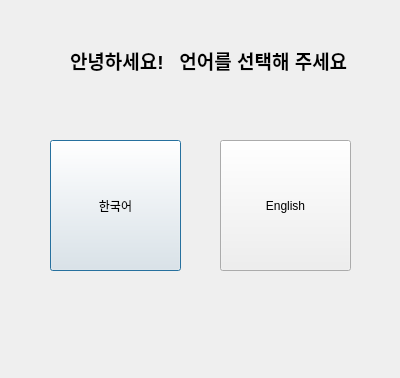
<?xml version="1.0" encoding="UTF-8"?>
<ui version="4.0">
 <class>Dialog</class>
 <widget class="QDialog" name="Dialog">
  <property name="geometry">
   <rect>
    <x>0</x>
    <y>0</y>
    <width>400</width>
    <height>378</height>
   </rect>
  </property>
  <property name="windowTitle">
   <string>Dialog</string>
  </property>
  <widget class="QLabel" name="label">
   <property name="geometry">
    <rect>
     <x>70</x>
     <y>20</y>
     <width>301</width>
     <height>81</height>
    </rect>
   </property>
   <property name="font">
    <font>
     <pointsize>14</pointsize>
     <weight>75</weight>
     <bold>true</bold>
    </font>
   </property>
   <property name="text">
    <string>안녕하세요!   언어를 선택해 주세요</string>
   </property>
  </widget>
  <widget class="QPushButton" name="pushButton">
   <property name="geometry">
    <rect>
     <x>50</x>
     <y>140</y>
     <width>131</width>
     <height>131</height>
    </rect>
   </property>
   <property name="text">
    <string>한국어</string>
   </property>
  </widget>
  <widget class="QPushButton" name="pushButton_2">
   <property name="geometry">
    <rect>
     <x>220</x>
     <y>140</y>
     <width>131</width>
     <height>131</height>
    </rect>
   </property>
   <property name="text">
    <string>English</string>
   </property>
  </widget>
 </widget>
 <resources/>
 <connections/>
</ui>
